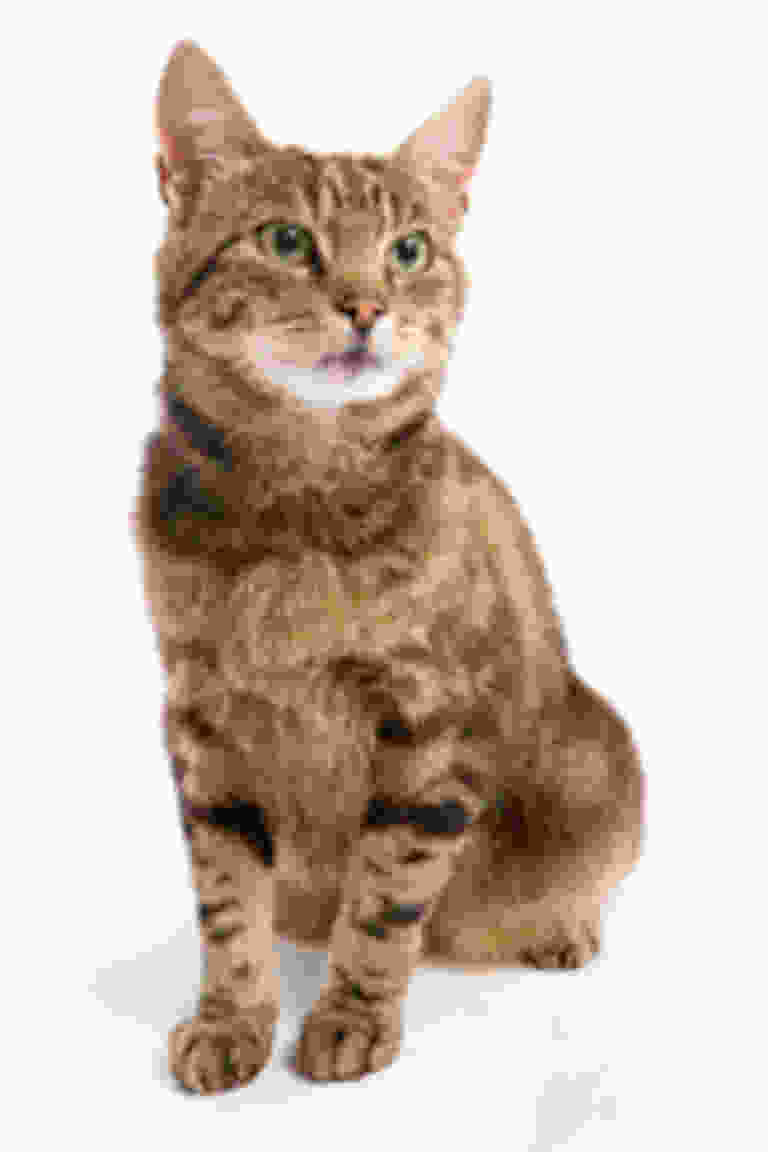
#> input picture catlow.jpg, 768 x 1152 px
$ python imgtoascii.py
#> lines starting #> are read from the running program, lines starting #| are printed output that depends on the picture
from cmath import pi
from turtle import width
import PIL.Image
import numpy as np
from PIL import Image

def getCorrectedImage(img):

    data = list(img.getdata())

    new_data = [(0, 0, 0)  if x[0]== x[1] and x[1] == x[2] and x[0] == 248 else (x[0]-200, x[1]-100, x[2]-100) for x in data]


    # we assign the tuple (0,0,0) if the pixel has the same R,G,B.
    # IN this way we can chage the image background color

    #else we substract from the figure R G Bs specific values.
    img.putdata(new_data)
    return img


def grayscale(img):
    data = list(img.getdata())

    new_data = [
    (int((x[0]+x[1]+x[2])/3), int((x[0]+x[1]+x[2])/3), int((x[0]+x[1]+x[2])/3)) for x in data]


    # we assign the tuple (0,0,0) if the pixel has the same R,G,B.
    # In this way we can chage the image background color
    #else we substract from the figure R G Bs specific values.
    img.putdata(new_data)
    return img

def main():
    image = PIL.Image.open("./catlow.jpg")
#> image is the input picture: PIL image 768x1152 RGB; mean R, G, B 209, 195.7, 185.4
    size = width, height = image.size
#> size = (768, 1152); width = 768; height = 1152


    pixels = list(grayscale(image).getdata())
#> in grayscale, `data = list(img.getdata())`: data = 884736 items
#> in grayscale, `img.putdata(new_data)`:
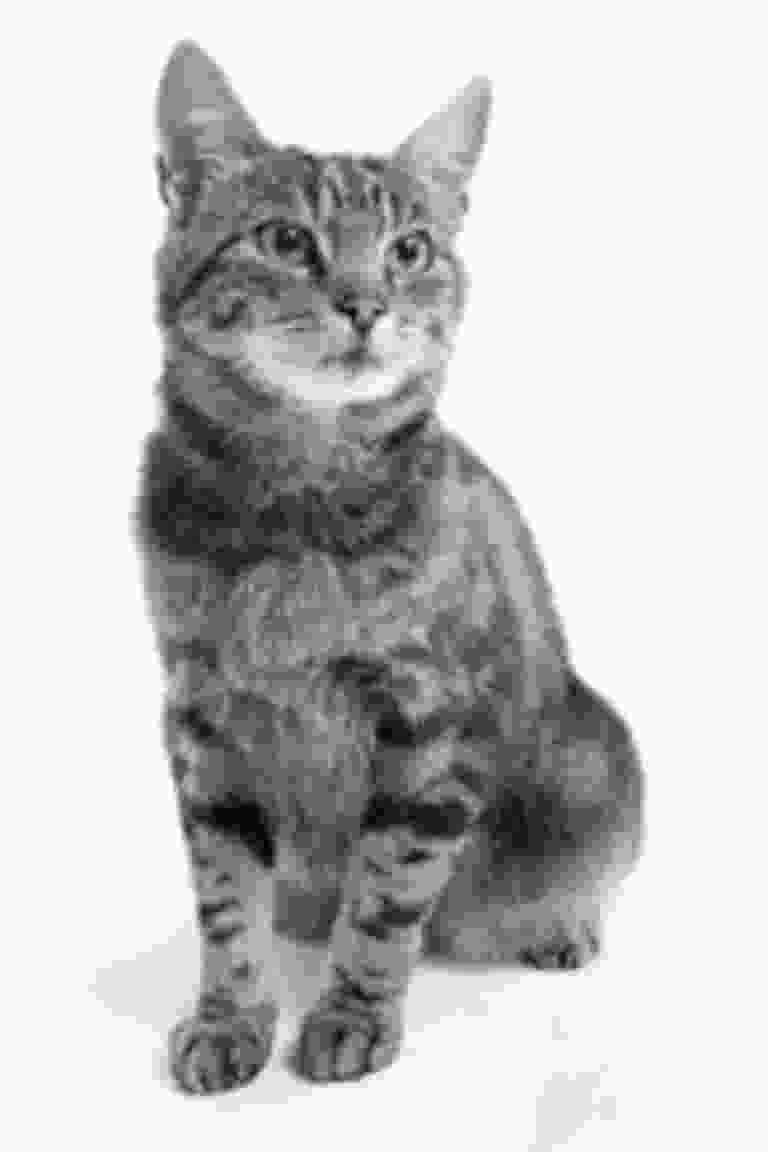
#> img: PIL image 768x1152 RGB; min 0, max 255, mean 196.5
#> pixels = 884736 items

   # print(list(pixels))
    # Add new pixels to construct a new image
    dst_image = Image.new('RGB', (width, height))
#> dst_image: PIL image 768x1152 RGB; every value is 0
    dst_image.putdata(pixels)  # Place pixels in the new image.
    dst_image.save('result.png')  # Save the new image.


main()
